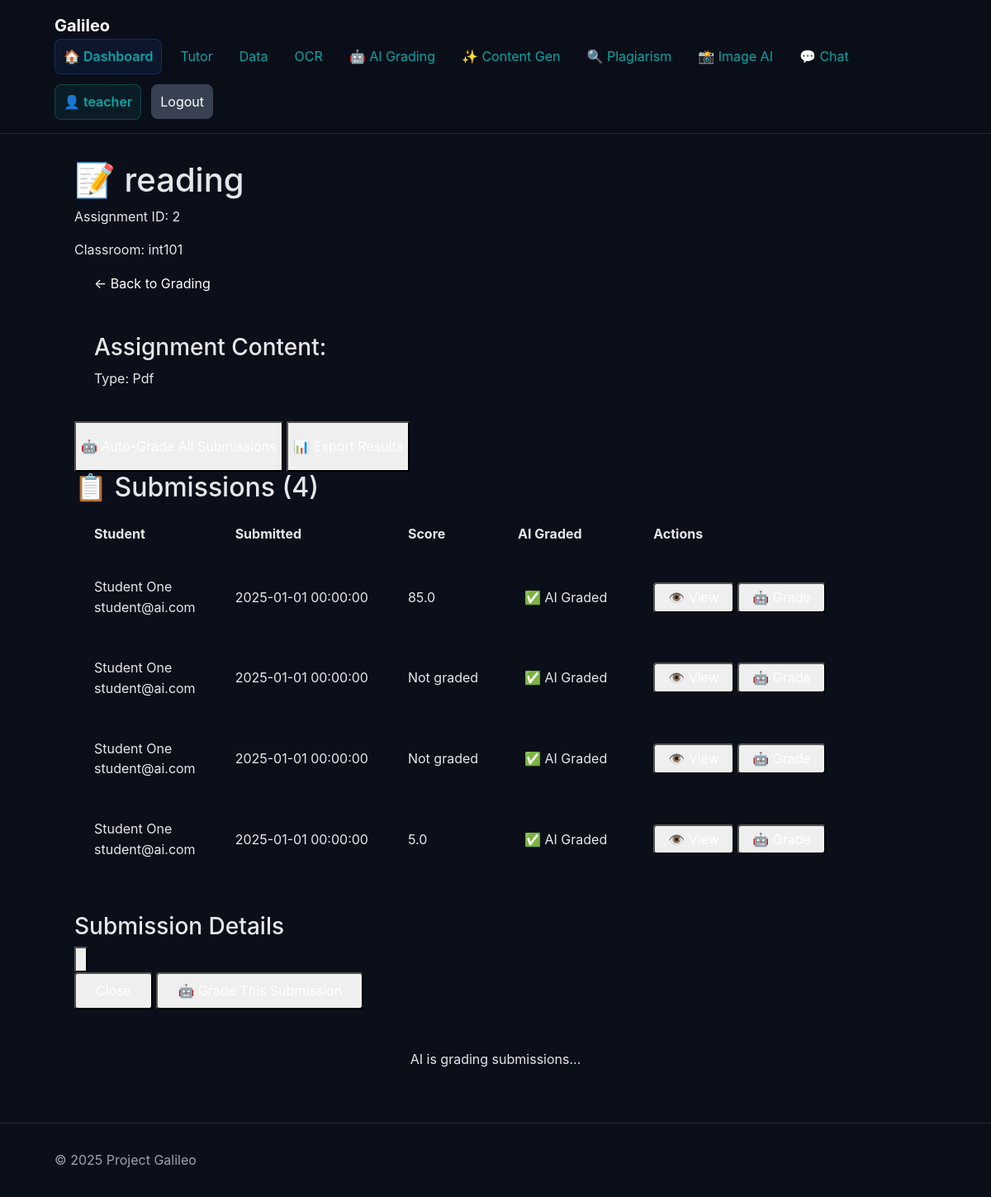
Screenshot of /grading/grade/2 (signed in) with the database file from the repository.
### tables this page shows
CREATE TABLE users (
  id INTEGER PRIMARY KEY AUTOINCREMENT,
  email TEXT NOT NULL UNIQUE,
  password_hash TEXT NOT NULL,
  role TEXT NOT NULL CHECK (role IN ('student','teacher','admin')),
  full_name TEXT NOT NULL DEFAULT '',
  created_at TIMESTAMP NOT NULL DEFAULT CURRENT_TIMESTAMP
);

CREATE TABLE assignments (
  id INTEGER PRIMARY KEY AUTOINCREMENT,
  classroom_id INTEGER,
  title TEXT NOT NULL,
  content_json TEXT NOT NULL,            -- JSON string: {questions:[{q,options,answer}], ...}
  time_limit_minutes INTEGER DEFAULT 0,
  due_at TIMESTAMP NULL,
  created_at TIMESTAMP NOT NULL DEFAULT CURRENT_TIMESTAMP,
  FOREIGN KEY (classroom_id) REFERENCES classrooms(id) ON DELETE SET NULL
);

CREATE TABLE classrooms (
  id INTEGER PRIMARY KEY AUTOINCREMENT,
  name TEXT NOT NULL,
  join_code TEXT NOT NULL UNIQUE,
  created_by INTEGER NOT NULL,
  created_at TIMESTAMP NOT NULL DEFAULT CURRENT_TIMESTAMP,
  FOREIGN KEY (created_by) REFERENCES users(id) ON DELETE CASCADE
);

CREATE TABLE submissions (
  id INTEGER PRIMARY KEY AUTOINCREMENT,
  assignment_id INTEGER NOT NULL,
  user_id INTEGER NOT NULL,
  answers_json TEXT NOT NULL,
  score REAL NOT NULL DEFAULT 0,
  created_at TIMESTAMP NOT NULL DEFAULT CURRENT_TIMESTAMP, ai_graded INTEGER DEFAULT 0, ai_feedback TEXT, plagiarism_score REAL DEFAULT 0.0, plagiarism_checked INTEGER DEFAULT 0, submitted_at TIMESTAMP DEFAULT '2025-01-01 00:00:00', graded_at TIMESTAMP, manual_feedback TEXT,
  FOREIGN KEY (assignment_id) REFERENCES assignments(id) ON DELETE CASCADE,
  FOREIGN KEY (user_id) REFERENCES users(id) ON DELETE CASCADE
);

### app/routes/grading.py (the view, shortened to what this page needs)
@grading_bp.route("/grade/<int:assignment_id>", methods=["GET", "POST"])
@login_required
@role_required("teacher", "admin")
def grade_assignment(assignment_id):
    conn = get_db()
    if request.method == "GET":
        assignment = conn.execute("""
            SELECT a.*, c.name as classroom_name
            FROM assignments a
            LEFT JOIN classrooms c ON a.classroom_id = c.id
            WHERE a.id = ?
        """, (assignment_id,)).fetchone()
        if not assignment:
            return "Assignment not found", 404
        submissions = conn.execute("""
            SELECT s.*, u.full_name as student_name, u.email as student_email
            FROM submissions s
            JOIN users u ON s.user_id = u.id
            WHERE s.assignment_id = ?
            ORDER BY s.submitted_at DESC
        """, (assignment_id,)).fetchall()
        assignment_dict = dict(assignment)
        submissions_list = [dict(sub) for sub in submissions]
        return render_template("grade_assignment.html",
                             assignment=assignment_dict,
                             submissions=submissions_list)

### app/auth.py (called while the page is built)
def user_loader(user_id):
    db = get_db()
    row = db.execute("SELECT id, email, role, full_name FROM users WHERE id=?", (user_id,)).fetchone()
    if row:
        return User(row["id"], row["email"], row["role"], row["full_name"])
    return None

### app/db.py (called while the page is built)
def get_db():
    conn = getattr(g, "_db_conn", None)
    if conn is None:
        if current_app.config.get("DATABASE_URL") and not current_app.config.get("SQLITE_FALLBACK"):
            conn = get_mysql_connection()
        else:
            conn = get_sqlite_connection()
        g._db_conn = conn
    return conn

def get_sqlite_connection():
    path = current_app.config["SQLITE_PATH"]
    conn = sqlite3.connect(path, detect_types=sqlite3.PARSE_DECLTYPES)
    conn.row_factory = sqlite3.Row
    _ensure_schema(conn)
    return conn

def _ensure_schema(conn):
    if hasattr(conn, 'executescript'):  # SQLite
        conn.executescript(open("db/schema.sql", "r", encoding="utf-8").read())
        conn.commit()

### app/roles.py (called while the page is built)
def role_required(*roles):
    def wrapper(fn):
        @wraps(fn)
        def inner(*args, **kwargs):
            if not current_user.is_authenticated:
                abort(401)
            if current_user.role not in roles:
                abort(403)
            return fn(*args, **kwargs)
        return inner
    return wrapper

### app/templates/grade_assignment.html (shortened to what this page needs)
{% extends "base.html" %}
{% block content %}
<div class="container mx-auto px-4 py-8">
    <div class="max-w-6xl mx-auto">
        <div class="p-6 mb-6">
            <div class="flex justify-between items-start mb-4">
                <div>
                    <h1 class="text-3xl font-bold text-gray-900 mb-2">📝 {{ assignment.title }}</h1>
                    <p class="text-gray-600">Assignment ID: {{ assignment.id }}</p>
                    {% if assignment.classroom_name %}
                    <p class="text-gray-600">Classroom: {{ assignment.classroom_name }}</p>
                    {% endif %}
                </div>
                <div class="text-right">
                    <a href="/grading/" class="bg-gray-500 hover:bg-gray-600 text-white px-4 py-2 rounded-lg inline-block">
                        ← Back to Grading
                    </a>
                </div>
            </div>
            {% if assignment.content_json %}
            {% set content = assignment.content_json | from_json %}
            <div class="bg-gray-50 p-4 rounded-lg mb-6">
                <h3 class="font-semibold text-gray-800 mb-2">Assignment Content:</h3>
                {% if content.type %}
                <p class="text-sm text-gray-600 mt-2">Type: {{ content.type|title }}</p>
                {% endif %}
            </div>
            {% else %}
            {% set content = {} %}
            <div class="bg-gray-50 p-4 rounded-lg mb-6">
                <h3 class="font-semibold text-gray-800 mb-2">Assignment Content:</h3>
                <p class="text-gray-700">No content available</p>
            </div>
            {% endif %}
            <div class="flex gap-4 mb-6">
                <button id="gradeAllBtn" class="bg-blue-600 hover:bg-blue-700 text-white px-6 py-3 rounded-lg font-semibold">
                    🤖 Auto-Grade All Submissions
                </button>
                <button id="exportResultsBtn" class="bg-green-600 hover:bg-green-700 text-white px-6 py-3 rounded-lg font-semibold">
                    📊 Export Results
                </button>
            </div>
        </div>
        <div class="p-6">
            <h2 class="text-2xl font-bold text-gray-900 mb-6">
                📋 Submissions ({{ submissions|length }})
            </h2>
            {% if submissions|length == 0 %}
            <div class="text-center py-12">
                <div class="text-gray-400 text-6xl mb-4">📝</div>
                <h3 class="text-xl font-semibold text-gray-600 mb-2">No Submissions Yet</h3>
                <p class="text-gray-500">Students haven't submitted their work for this assignment.</p>
            </div>
            {% else %}
            <div class="overflow-x-auto">
                <table class="w-full border-collapse">
                    <thead>
                        <tr class="border-b-2 border-gray-200">
                            <th class="text-left py-3 px-4 font-semibold text-gray-700">Student</th>
                            <th class="text-left py-3 px-4 font-semibold text-gray-700">Submitted</th>
                            <th class="text-left py-3 px-4 font-semibold text-gray-700">Score</th>
                            <th class="text-left py-3 px-4 font-semibold text-gray-700">AI Graded</th>
                            <th class="text-left py-3 px-4 font-semibold text-gray-700">Actions</th>
                        </tr>
                    </thead>
                    <tbody>
                        {% for submission in submissions %}
                        <tr class="border-b border-gray-100 hover:bg-gray-50">
                            <td class="py-4 px-4">
                                <div>
                                    <div class="font-semibold text-gray-900">{{ submission.student_name or 'Unknown Student' }}</div>
                                    <div class="text-sm text-gray-500">{{ submission.student_email or '' }}</div>
                                </div>
                            </td>
                            <td class="py-4 px-4">
                                <div class="text-sm text-gray-600">
                                    {{ submission.submitted_at or submission.created_at }}
                                </div>
                            </td>
                            <td class="py-4 px-4">
                                <div class="text-lg font-semibold">
                                    {% if submission.score > 0 %}
                                    <span class="text-green-600">{{ submission.score }}{% if content and content.max_points %}/{{ content.max_points }}{% endif %}</span>
                                    {% else %}
                                    <span class="text-gray-400">Not graded</span>
                                    {% endif %}
                                </div>
                            </td>
                            <td class="py-4 px-4">
                                {% if submission.ai_graded %}
                                <span class="bg-green-100 text-green-800 px-2 py-1 rounded-full text-xs font-semibold">
                                    ✅ AI Graded
                                </span>
                                {% else %}
                                <span class="bg-orange-100 text-orange-800 px-2 py-1 rounded-full text-xs font-semibold">
                                    ⏳ Pending
                                </span>
                                {% endif %}
                            </td>
                            <td class="py-4 px-4">
                                <div class="flex gap-2">
                                    <button onclick="viewSubmission({{ submission.id }})"
                                            class="bg-blue-500 hover:bg-blue-600 text-white px-3 py-1 rounded text-sm">
                                        👁️ View
                                    </button>
                                    <button onclick="gradeSubmission({{ submission.id }})"
                                            class="bg-green-500 hover:bg-green-600 text-white px-3 py-1 rounded text-sm">
                                        🤖 Grade
                                    </button>
                                </div>
                            </td>
                        </tr>
                        {% endfor %}
                    </tbody>
                </table>
            </div>
            {% endif %}
        </div>
    </div>
</div>
<div id="submissionModal" class="fixed inset-0 bg-gray-600 bg-opacity-50 hidden z-50">
    <div class="flex items-center justify-center min-h-screen p-4">
        <div class="bg-gray-100 rounded-lg shadow-xl max-w-4xl w-full max-h-[90vh] overflow-hidden">
            <div class="p-6 border-b">
                <div class="flex justify-between items-center">
                    <h3 class="text-xl font-semibold">Submission Details</h3>
                    <button onclick="closeModal()" class="text-gray-400 hover:text-gray-600">
                    </button>
                </div>
            </div>
            <div class="p-6 border-t bg-gray-50">
                <div class="flex justify-end gap-4">
                    <button onclick="closeModal()" class="bg-gray-500 hover:bg-gray-600 text-white px-4 py-2 rounded">
                    </button>
                    <button id="modalGradeBtn" class="bg-blue-600 hover:bg-blue-700 text-white px-4 py-2 rounded">
                        🤖 Grade This Submission
                    </button>
                </div>
            </div>
        </div>
    </div>
</div>
<div id="loadingOverlay" class="fixed inset-0 bg-gray-600 bg-opacity-50 hidden z-50">
    <div class="flex items-center justify-center min-h-screen">
        <div class="bg-gray-100 rounded-lg p-6 text-center">
            <p class="text-gray-700">AI is grading submissions...</p>
        </div>
    </div>
</div>
{% endblock %}

### app/templates/base.html (shortened to what this page needs)
<!doctype html>
<html lang="en">
<head>
  <link href="https://cdn.jsdelivr.net/npm/bootstrap@5.1.3/dist/css/bootstrap.min.css" rel="stylesheet">
  <link rel="stylesheet" href="{{ url_for('static', filename='css/styles.css') }}">
</head>
<body>
  <header class="site-header">
    <div class="container">
      <a class="brand" href="/">Galileo</a>
      <nav class="nav">
        <a href="/" class="nav-dashboard">🏠 Dashboard</a>
        <a href="/tutor/">Tutor</a>
        <a href="/data/">Data</a>
        <a href="/ocr/">OCR</a>
        {% if current_user.is_authenticated and current_user.role in ['teacher', 'admin'] %}
        <a href="/grading/">🤖 AI Grading</a>
        <a href="/content/">✨ Content Gen</a>
        <a href="/plagiarism/">🔍 Plagiarism</a>
        <a href="/image-analysis/">📸 Image AI</a>
        {% endif %}
        <a href="/notifications/live-chat">💬 Chat</a>
        {% if current_user.is_authenticated %}
        <span class="user-info">👤 {{ current_user.email.split('@')[0] }}</span>
        <a href="/auth/logout" class="btn btn-secondary">Logout</a>
        {% else %}
        <a href="/auth/login" class="btn btn-primary">Login</a>
        {% endif %}
      </nav>
    </div>
  </header>
  <main class="container fade-in">
    {% block content %}{% endblock %}
  </main>
  <footer class="site-footer">
    <div class="container">© {{ 2025 }} Project Galileo</div>
  </footer>
</body>
</html>

### app/static/css/styles.css (style rules this page uses)
:root { --primary: #2563eb; --accent: #0ea5a4; --bg: #0b0f19; --panel: #121826; --text: #e5e7eb; --muted: #9ca3af; --radius: 12px; }
* { box-sizing: border-box; }
body { margin: 0; font-family: Inter, system-ui, Segoe UI, Roboto, Arial, sans-serif; background: var(--bg); color: var(--text); line-height: 1.55; }
a { color: var(--accent); text-decoration: none; }
.container { max-width: 1100px; margin: 0 auto; padding: 16px; }
.site-header { position: sticky; top: 0; background: rgba(11, 15, 25, 0.7); backdrop-filter: blur(10px); border-bottom: 1px solid #1f2937; }
.brand { font-weight: 700; font-size: 20px; color: #fff; margin-right: 16px; }
.nav { display: flex; gap: 12px; align-items: center; }
.nav a { padding: 8px 10px; border-radius: 8px; transition: background .2s; }
.nav-dashboard { background: rgba(37, 99, 235, 0.1) !important; border: 1px solid rgba(37, 99, 235, 0.3) !important; font-weight: 600 !important; }
.user-info { color: var(--accent); font-weight: 600; padding: 8px 10px; background: rgba(14, 165, 164, 0.1); border-radius: 8px; border: 1px solid rgba(14, 165, 164, 0.3); }
.site-footer { border-top: 1px solid #1f2937; margin-top: 32px; padding: 16px; color: var(--muted); }
.mt-2 { margin-top: 8px; }
.gap-2 { gap: 8px; }
.btn { border: 1px solid #1f2937; background: #111827; color: #fff; border-radius: 10px; padding: 8px 12px; cursor: pointer; transition: all .2s; }
.btn-secondary { background: #374151; border-color: transparent; }
.fade-in { animation: fade .4s ease-in both; }

### rows the page displays
users: email "teacher"
assignments: title "reading", id "2"
classrooms: classroom_name "int101"
submissions: full_name "Student One", email "student@ai.com", submitted_at "2025-01-01 00:00:00", score "85.0", ai_graded "✅ AI Graded"
submissions: full_name "Student One", email "student@ai.com", submitted_at "2025-01-01 00:00:00", score "Not graded", ai_graded "✅ AI Graded"
submissions: full_name "Student One", email "student@ai.com", submitted_at "2025-01-01 00:00:00", score "Not graded", ai_graded "✅ AI Graded"
submissions: full_name "Student One", email "student@ai.com", submitted_at "2025-01-01 00:00:00", score "5.0", ai_graded "✅ AI Graded"

### other values shown
{{ content.type|title }} "Pdf"
{{ submissions|length }} "4"
{{ 2025 }} "2025"
